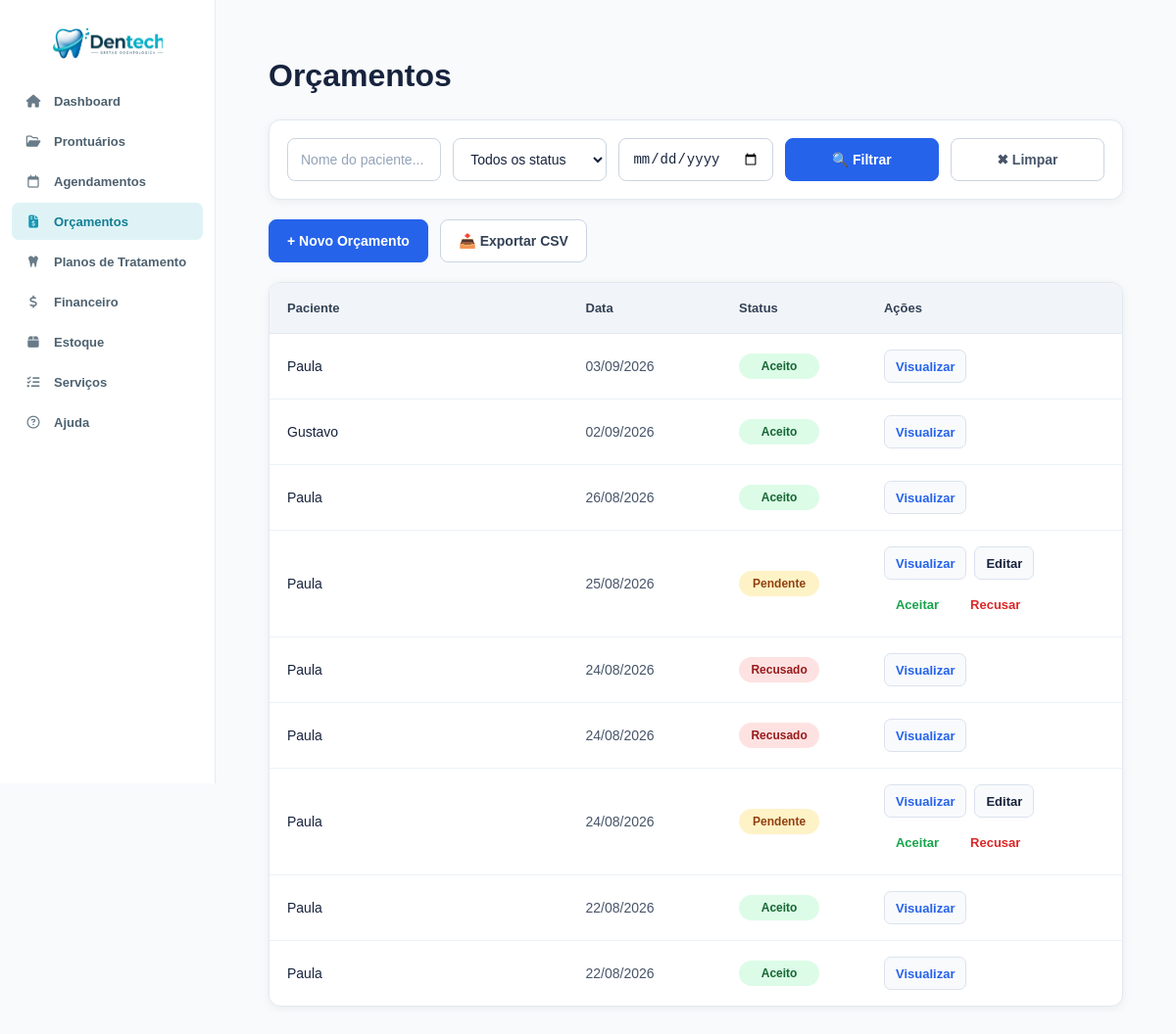
/orcamento.php (signed in), run on an earlier commit of the app's database.
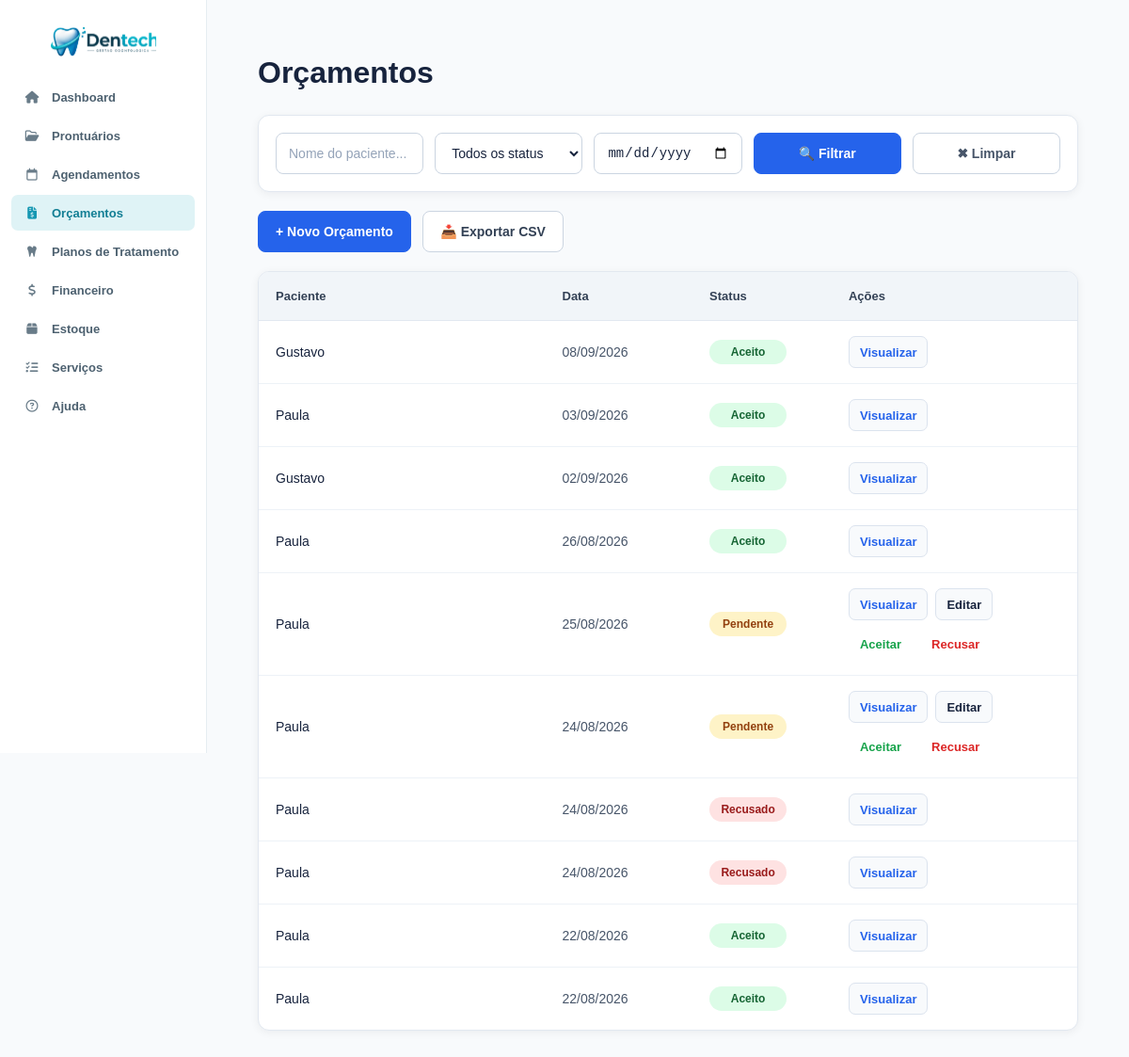
And on a later commit of the database.
### tables this page shows
CREATE TABLE `orcamentos` (
  `id` int NOT NULL AUTO_INCREMENT,
  `paciente_id` int NOT NULL,
  `data_criacao` date NOT NULL,
  `validade` date NOT NULL,
  `status` enum('pendente','aceito','recusado') DEFAULT 'pendente',
  `observacoes` text,
  `created_at` timestamp NOT NULL DEFAULT CURRENT_TIMESTAMP,
  `agendamento_id` int DEFAULT NULL,
  PRIMARY KEY (`id`),
  KEY `paciente_id` (`paciente_id`),
  KEY `idx_orcamento_agendamento` (`agendamento_id`),
  CONSTRAINT `fk_orcamento_agendamento` FOREIGN KEY (`agendamento_id`) REFERENCES `agendamentos` (`id`) ON DELETE SET NULL,
  CONSTRAINT `orcamentos_ibfk_1` FOREIGN KEY (`paciente_id`) REFERENCES `prontuarios` (`id`) ON DELETE CASCADE
);

CREATE TABLE `prontuarios` (
  `id` int NOT NULL AUTO_INCREMENT,
  `paciente` varchar(255) NOT NULL,
  `nascimento` date NOT NULL,
  `sexo` enum('Masculino','Feminino','Outro') DEFAULT NULL,
  `estado_civil` varchar(50) DEFAULT NULL,
  `profissao` varchar(100) DEFAULT NULL,
  `rg` varchar(20) DEFAULT NULL,
  `cpf` varchar(14) DEFAULT NULL,
  `endereco` text,
  `cep` varchar(10) DEFAULT NULL,
  `telefone` varchar(20) DEFAULT NULL,
  `email` varchar(255) DEFAULT NULL,
  `observacoes` text,
  `tratamento_odonto` text,
  `tratamento_medico` text,
  `medicamento_continuo` text,
  `alergia_medicamento` text,
  `alergia_outras` text,
  `problemas_saude` text,
  `gravida_meses` varchar(10) DEFAULT NULL,
  `fuma_tempo` varchar(50) DEFAULT NULL,
  `fuma_cigarros_dia` varchar(20) DEFAULT NULL,
  `bebida_frequencia` varchar(100) DEFAULT NULL,
  `drogas_uso` text,
  `doencas_transmissiveis` text,
  `cancer_familiar` text,
  `tratamento_cancer` text,
  `created_at` timestamp NOT NULL DEFAULT CURRENT_TIMESTAMP,
  `termo_consentimento_aceito` tinyint(1) NOT NULL DEFAULT '0',
  `termo_consentimento_aceito_em` datetime DEFAULT NULL,
  PRIMARY KEY (`id`),
  UNIQUE KEY `uq_prontuarios_cpf` (`cpf`)
);

### orcamento.php (the view, shortened to what this page needs)
<?php
require_once 'conexao/conexao.php';
$busca    = trim($_GET['busca'] ?? '');
$status   = $_GET['status'] ?? '';
$data_ini = $_GET['data_ini'] ?? '';
$data_fim = $_GET['data_fim'] ?? '';
$params = [];
$sql = "
    SELECT
        o.id,
        o.status,
        o.data_criacao,
        p.paciente
    FROM orcamentos o
    JOIN prontuarios p ON o.paciente_id = p.id
";
$sql .= " ORDER BY o.data_criacao DESC";
$stmt = $pdo->prepare($sql);
$stmt->execute($params);
$orcamentos = $stmt->fetchAll();
?>
<!DOCTYPE html>
<html lang="pt-BR">
<head>
    <link rel="stylesheet" href="css/global.css">
    <link rel="stylesheet" href="css/variables.css">
    <link rel="stylesheet" href="css/layout.css">
    <link rel="stylesheet" href="css/navbar.css">
    <link rel="stylesheet" href="css/orcamento.css">
    <link
        rel="stylesheet"
        href="https://cdnjs.cloudflare.com/ajax/libs/font-awesome/6.5.2/css/all.min.css">
</head>
<body>
    <?php include 'navbar.php'; ?>
    <div class="content">
        <div class="container">
            <h1>Orçamentos</h1>
            <div class="filter-bar">
                <form method="GET" class="filter-form">
                    <input type="text" name="busca" placeholder="Nome do paciente..." value="<?= htmlspecialchars($busca) ?>">
                    <select name="status">
                        <option value="">Todos os status</option>
                    </select>
                    <input type="date" name="data_ini" value="<?= htmlspecialchars($data_ini) ?>" title="Data inicial">
                    <button type="submit" class="btn-filter">🔍 Filtrar</button>
                    <a href="orcamento" class="btn-reset">✖ Limpar</a>
                </form>
            </div>
            <a href="novo_orcamento" class="btn-add">+ Novo Orçamento</a>
            <a href="<?= '?' . http_build_query(array_merge($_GET, ['exportar' => '1'])) ?>" class="btn-exportar">📥 Exportar CSV</a>
            <?php if (empty($orcamentos)): ?>
                <p style="text-align:center; padding:40px; color:#888;">
                    <?= ($busca !== '' || $status !== '' || $data_ini !== '' || $data_fim !== '')
                        ? 'Nenhum orçamento encontrado com os filtros aplicados.'
                        : 'Nenhum orçamento cadastrado.'
                    ?>
                </p>
            <?php else: ?>
                <table>
                    <thead>
                        <tr>
                            <th>Paciente</th>
                            <th>Data</th>
                            <th>Status</th>
                            <th>Ações</th>
                        </tr>
                    </thead>
                    <tbody>
                        <?php foreach ($orcamentos as $o): ?>
                            <tr>
                                <td><?= htmlspecialchars($o['paciente']) ?></td>
                                <td><?= date('d/m/Y', strtotime($o['data_criacao'])) ?></td>
                                <td>
                                    <span class="status-badge status-<?= htmlspecialchars($o['status']) ?>">
                                        <?= ucfirst(htmlspecialchars($o['status'])) ?>
                                    </span>
                                </td>
                                <td class="acoes">
                                    <a href="visualizar_orcamento.php?id=<?= $o['id'] ?>">Visualizar</a>
                                    <?php if ($o['status'] == 'pendente'): ?>
                                        <a href="editar_orcamento.php?id=<?= $o['id'] ?>" style="color:var(--roxo-medio);">Editar</a>
                                        <form method="POST" action="aceitar_orcamento.php" style="display:inline;"
                                            onsubmit="return confirm('Aceitar este orçamento?')">
                                            <button type="submit"
                                                style="color:var(--verde); background:none; border:0; cursor:pointer;">
                                                Aceitar
                                            </button>
                                        </form>
                                        <form method="POST" action="recusar_orcamento.php" style="display:inline;"
                                            onsubmit="return confirm('Recusar este orçamento?')">
                                            <button type="submit"
                                                style="color:var(--vermelho); background:none; border:0; cursor:pointer;">
                                                Recusar
                                            </button>
                                        </form>
                                    <?php endif; ?>
                                </td>
                            </tr>
                        <?php endforeach; ?>
                    </tbody>
                </table>
            <?php endif; ?>
        </div>
    </div>
</body>
</html>

### navbar.php
<?php
$paginaAtual = basename($_SERVER['PHP_SELF']);
function menuAtivo($paginas)
{
    global $paginaAtual;
    if (!is_array($paginas)) {
        $paginas = [$paginas];
    }
    return in_array($paginaAtual, $paginas, true) ? 'active' : '';
}
?>
<aside class="sidebar">
    <div class="sidebar-logo">
        <a href="index.php">
            <img src="img/logo.png" alt="Dentech">
        </a>
    </div>
    <nav class="sidebar-nav">
        <a
            href="index.php"
            class="nav-link <?= menuAtivo('index.php') ?>">
            <i class="fa-solid fa-house"></i>
            <span>Dashboard</span>
        </a>
        <a
            href="prontuarios.php"
            class="nav-link <?= menuAtivo([
                                'prontuarios.php',
                                'visualizar_prontuario.php',
                                'editar_prontuario.php'
                            ]) ?>">
            <i class="fa-regular fa-folder-open"></i>
            <span>Prontuários</span>
        </a>
        <a
            href="agendamentos.php"
            class="nav-link <?= menuAtivo('agendamentos.php') ?>">
            <i class="fa-regular fa-calendar"></i>
            <span>Agendamentos</span>
        </a>
        <a
            href="orcamento.php"
            class="nav-link <?= menuAtivo([
                                'orcamento.php',
                                'novo_orcamento.php',
                                'visualizar_orcamento.php',
                                'editar_orcamento.php'
                            ]) ?>">
            <i class="fa-solid fa-file-invoice-dollar"></i>
            <span>Orçamentos</span>
        </a>
        <a
            href="plano_tratamento.php"
            class="nav-link <?= menuAtivo([
                                'plano_tratamento.php',
                                'novo_plano_tratamento.php',
                                'visualizar_plano_tratamento.php',
                                'editar_plano_tratamento.php'
                            ]) ?>">
            <i class="fa-solid fa-tooth"></i>
            <span>Planos de Tratamento</span>
        </a>
        <a
            href="financeiro.php"
            class="nav-link <?= menuAtivo([
                                'financeiro.php',
                                'novo_lancamento.php',
                                'editar_lancamento.php',
                                'visualizar_lancamento.php'
                            ]) ?>">
            <i class="fa-solid fa-dollar-sign"></i>
            <span>Financeiro</span>
        </a>
        <a
            href="inventario.php"
            class="nav-link <?= menuAtivo('inventario.php') ?>">
            <i class="fa-solid fa-box"></i>
            <span>Estoque</span>
        </a>
        <a
            href="servicos.php"
            class="nav-link <?= menuAtivo([
                                'servicos.php',
                                'novo_servico.php',
                                'editar_servico.php'
                            ]) ?>">
            <i class="fa-solid fa-list-check"></i>
            <span>Serviços</span>
        </a>
        <div class="nav-link">
            <i class="fa-regular fa-circle-question"></i>
            <span>Ajuda</span>
        </div>
    </nav>
</aside>

### css/global.css (style rules this page uses)
* { margin: 0; padding: 0; box-sizing: border-box; }
body { font-family: "Segoe UI", Arial, sans-serif; display: flex; background: var(--background); min-height: 100vh; overflow-x: hidden; color: var(--text); }
.container { max-width: 1200px; margin: auto; padding: 30px; }
h1 { font-size: 28px; font-weight: 700; margin-bottom: 25px; }

### css/variables.css (style rules this page uses)
:root { --primary: #2563eb; --primary-dark: #1d4ed8; --primary-light: #dbeafe; --success: #16a34a; --danger: #dc2626; --warning: #f59e0b; --background: #f8fafc; --surface: #ffffff; --text: #1e293b; --text-light: #64748b; --border: #e2e8f0; --shadow: 0 8px 25px rgba(15, 23, 42, 0.08); --radius: 14px; }

### css/layout.css (style rules this page uses)
.sidebar { position: fixed; top: 0; left: 0; width: 220px; height: 100vh; background: #ffffff; border-right: 1px solid #e6edf1; padding: 16px 12px 14px; display: flex; flex-direction: column; z-index: 100; }
.sidebar-logo { height: 58px; display: flex; align-items: center; justify-content: center; margin-bottom: 10px; }
.sidebar-logo img { width: 112px; max-height: 62px; object-fit: contain; }
.sidebar-nav { display: flex; flex-direction: column; gap: 3px; }
.nav-link { min-height: 38px; display: flex; align-items: center; gap: 12px; padding: 0 13px; border-radius: 7px; color: #4d6170; text-decoration: none; font-size: 13px; font-weight: 600; transition: 0.18s ease; }
.nav-link i { width: 18px; text-align: center; color: #687b88; font-size: 13px; }
.nav-link.active { background: #dff3f6; color: #117e94; }
.nav-link.active i { color: #1597b2; }
.content { width: calc(100% - 220px); margin-left: 220px; min-height: 100vh; padding: 24px 30px 28px; }

### orcamento.php (style rules this page uses)
.filter-form { grid-template-columns: repeat(auto-fit, minmax(140px, 1fr)); }

What changed in the data, as far as the page shows it:
added orcamentos: paciente.paciente "Gustavo", data_criacao "08/09/2026", status "Aceito"
shown differently, row unchanged: orcamentos (number 6 of 10 on the later page): moves up the list
shown differently, row unchanged: orcamentos (number 7 of 10 on the later page): moves down the list
shown differently, row unchanged: orcamentos (number 9 of 10 on the later page): moves up the list
